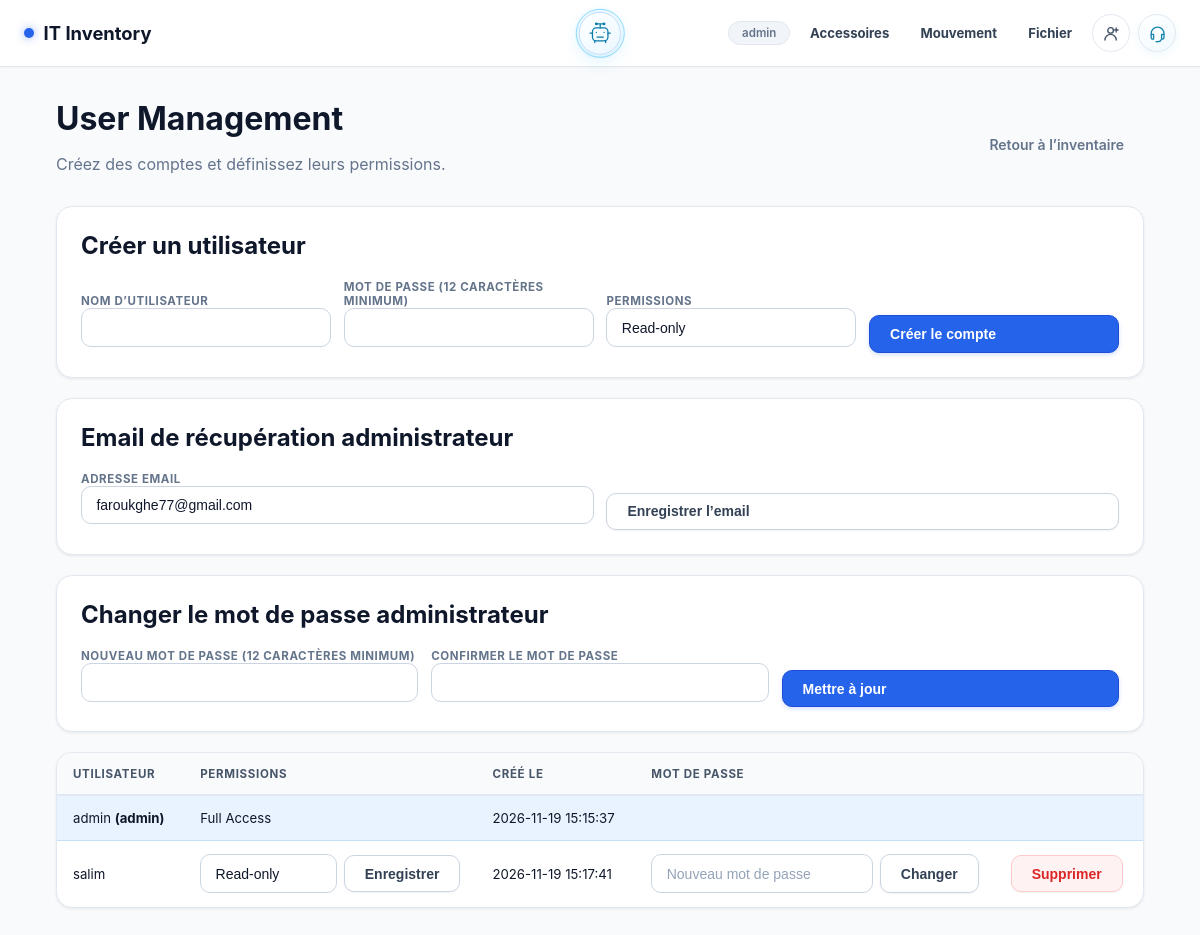
Page /users (signed in) on the committed database.
### tables this page shows
CREATE TABLE app_users (
            id INTEGER PRIMARY KEY AUTOINCREMENT,
            username TEXT NOT NULL UNIQUE COLLATE NOCASE,
            password_hash TEXT NOT NULL,
            access_level TEXT NOT NULL CHECK(access_level IN ('read', 'write', 'full')),
            is_admin INTEGER NOT NULL DEFAULT 0,
            created_at TEXT NOT NULL DEFAULT CURRENT_TIMESTAMP
        , email TEXT);

### app/routes/auth.py (the view)
@auth_bp.route('/users', methods=['GET'])
def user_management():
    users = get_db().execute(
        'SELECT id, username, access_level, is_admin, created_at FROM app_users ORDER BY username COLLATE NOCASE'
    ).fetchall()
    admin_email = get_db().execute('SELECT email FROM app_users WHERE id = ? AND is_admin = 1', (g.current_user['id'],)).fetchone()
    return render_template('users.html', users=users, admin_email=admin_email['email'] if admin_email else '')

### app/models/database.py (called while the page is built)
def get_db():
    if 'db' not in g:
        g.db = sqlite3.connect(
            current_app.config['DB_PATH'],
            detect_types=sqlite3.PARSE_DECLTYPES,
        )
        g.db.row_factory = sqlite3.Row
    return g.db

### templates/users.html (shortened to what this page needs)
{% extends "base.html" %}
{% block content %}
<div class="page-fade" style="max-width:68rem;margin:0 auto;">
  <div style="display:flex;justify-content:space-between;align-items:center;gap:1rem;flex-wrap:wrap;margin-bottom:1rem;">
    <div><h1 style="margin:0;">User Management</h1><p class="text-muted">Créez des comptes et définissez leurs permissions.</p></div>
    <a href="{{ url_for('inventory.index') }}" class="btn btn-ghost">Retour à l’inventaire</a>
  </div>
  <section class="card" style="margin-bottom:1.25rem;">
    <h2 style="margin-top:0;">Créer un utilisateur</h2>
    <form method="POST" action="{{ url_for('auth.user_create') }}" style="display:grid;grid-template-columns:repeat(auto-fit,minmax(180px,1fr));gap:.8rem;align-items:end;">
      <label class="form-label">Nom d’utilisateur<input class="form-input" name="username" minlength="3" maxlength="80" required></label>
      <label class="form-label">Mot de passe (12 caractères minimum)<input class="form-input" type="password" name="password" minlength="12" autocomplete="new-password" required></label>
      <label class="form-label">Permissions<select class="form-select" name="access_level"><option value="read">Read-only</option><option value="write">Read and Write</option><option value="full">Full Access</option></select></label>
      <button class="btn btn-primary" type="submit">Créer le compte</button>
    </form>
  </section>
  <section class="card admin-password-card">
    <h2 style="margin-top:0;">Email de récupération administrateur</h2>
    <form method="POST" action="{{ url_for('auth.admin_recovery_email') }}" class="admin-password-form">
      <label class="form-label">Adresse email<input class="form-input" type="email" name="email" value="{{ admin_email or '' }}" autocomplete="email" required></label>
      <button class="btn btn-secondary" type="submit">Enregistrer l’email</button>
    </form>
  </section>
  <section class="card admin-password-card">
    <h2 style="margin-top:0;">Changer le mot de passe administrateur</h2>
    <form method="POST" action="{{ url_for('auth.admin_password') }}" class="admin-password-form">
      <label class="form-label">Nouveau mot de passe (12 caractères minimum)<input class="form-input" type="password" name="password" minlength="12" autocomplete="new-password" required></label>
      <label class="form-label">Confirmer le mot de passe<input class="form-input" type="password" name="confirm_password" minlength="12" autocomplete="new-password" required></label>
      <button class="btn btn-primary" type="submit">Mettre à jour</button>
    </form>
  </section>
  <section class="card" style="padding:0;overflow:auto;">
    <table class="inv-table" style="width:100%;"><thead><tr><th>Utilisateur</th><th>Permissions</th><th>Créé le</th><th>Mot de passe</th><th></th></tr></thead><tbody>
      {% for user in users %}<tr{% if user.is_admin %} class="admin-user-row"{% endif %}><td>{{ user.username }}{% if user.is_admin %} <strong>(admin)</strong>{% endif %}</td>
        <td>{% if user.is_admin %}Full Access{% else %}<form method="POST" action="{{ url_for('auth.user_access', user_id=user.id) }}" style="display:flex;gap:.4rem;align-items:center;"><select class="form-select" name="access_level"><option value="read" {% if user.access_level == 'read' %}selected{% endif %}>Read-only</option></select><button class="btn btn-secondary" type="submit">Enregistrer</button></form>{% endif %}</td>
        <td>{{ user.created_at }}</td><td>{% if not user.is_admin %}<form method="POST" action="{{ url_for('auth.user_password', user_id=user.id) }}" style="display:flex;gap:.4rem;"><input type="hidden" name="csrf_token" value="{{ csrf_token() }}"><input class="form-input" type="password" name="password" minlength="12" placeholder="Nouveau mot de passe" required><button class="btn btn-secondary" type="submit">Changer</button></form>{% endif %}</td>
        <td>{% if not user.is_admin %}<form method="POST" action="{{ url_for('auth.user_delete', user_id=user.id) }}"><input type="hidden" name="csrf_token" value="{{ csrf_token() }}"><button class="btn btn-toolbar-delete" type="submit" onclick="return confirm('Supprimer cet utilisateur ?')">Supprimer</button></form>{% endif %}</td>
      </tr>{% else %}<tr><td colspan="5">Aucun utilisateur.</td></tr>{% endfor %}
    </tbody></table>
  </section>
</div>
{% endblock %}

### templates/base.html (shortened to what this page needs)
<!DOCTYPE html>
<html lang="fr">
<head>
    <link rel="stylesheet" href="{{ url_for('static', filename='css/main.css') }}">
    <link rel="stylesheet" href="{{ url_for('static', filename='css/animations.css') }}">
</head>
<body>
    <nav class="navbar">
        <div class="navbar-inner">
            <a href="{{ url_for('inventory.index') }}" class="navbar-brand">
                <span class="dot"></span>
                IT Inventory
            </a>
            {% if current_user %}<button type="button" class="ai-assistant-trigger" id="aiAssistantTrigger" aria-label="Ouvrir l’assistant IA d’inventaire" aria-haspopup="dialog" aria-controls="aiAssistantModal" aria-expanded="false">
                <svg viewBox="0 0 32 32" aria-hidden="true"><rect x="6" y="9" width="20" height="17" rx="5"/><path d="M16 4v5M12 4h8M3 16h3m20 0h3M11 15h.01M21 15h.01M12 21h8M9 26v2m14-2v2"/><circle cx="11" cy="4" r="1"/><circle cx="21" cy="4" r="1"/></svg>
                <span class="ai-trigger-pulse" aria-hidden="true"></span>
            </button>{% endif %}
            <div class="navbar-actions">
                {% if current_user %}
                <span class="navbar-badge">{{ current_user.username }}</span>
                <div class="accessories-menu">
                    <a href="#" class="accessories-trigger" onclick="return false;">Accessoires</a>
                </div>
                <div class="accessories-menu movement-menu">
                    <a href="#" class="accessories-trigger" onclick="return false;">Mouvement</a>
                </div>
                {% if current_user.is_admin or current_user.access_level in ['write', 'full'] %}
                <div class="file-menu">
                    <a href="#" class="file-trigger" onclick="return false;">Fichier</a>
                </div>
                {% endif %}
                <div class="contact-menu">
                    <button type="button" class="contact-trigger" aria-label="Contact et options du compte">
                        <svg viewBox="0 0 24 24" aria-hidden="true"><circle cx="12" cy="8" r="3.5"/><path d="M5 20a7 7 0 0 1 14 0M19 5v5m-2.5-2.5h5"/></svg>
                    </button>
                </div>
                <div class="helpdesk-menu">
                    <button type="button" class="helpdesk-menu-trigger" aria-label="Helpdesk menu" aria-haspopup="true">
                        <svg viewBox="0 0 24 24" aria-hidden="true"><path d="M4 13v-1a8 8 0 0 1 16 0v1"/><path d="M4 13h3v6H6a2 2 0 0 1-2-2v-4Zm16 0h-3v6h1a2 2 0 0 0 2-2v-4ZM17 19a5 5 0 0 1-5 3h-1"/><path d="M10 22h2"/></svg>
                    </button>
                </div>
                {% else %}<a class="dashboard-nav-link" href="{{ url_for('auth.login') }}">IT admin</a>{% endif %}
            </div>
        </div>
    </nav>
    <main>
        {% block content %}{% endblock %}
    </main>
</body>
</html>

### static/css/animations.css (style rules this page uses)
.page-fade { animation: fadeUp 0.3s ease both; }
.btn-primary { position: relative; overflow: hidden; }
.btn-primary::after { content: ''; position: absolute; inset: 0; border-radius: inherit; background: rgba(255,255,255,0.15); opacity: 0; transition: opacity 0.2s; }

### rows in the picture
app_users: username "admin", email "faroukghe77@gmail.com", is_admin "(admin)", created_at "2026-11-19 15:15:37"
app_users: username "salim", access_level "Read-only", created_at "2026-11-19 15:17:41"
